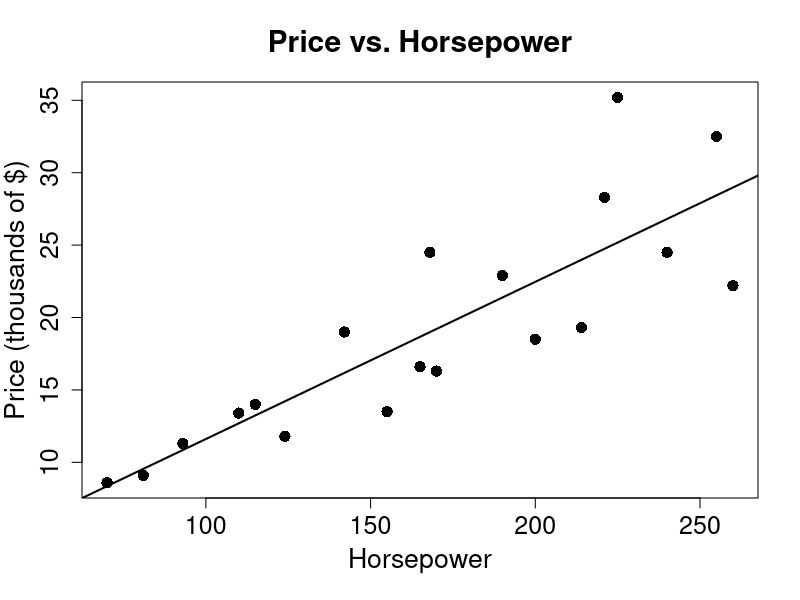
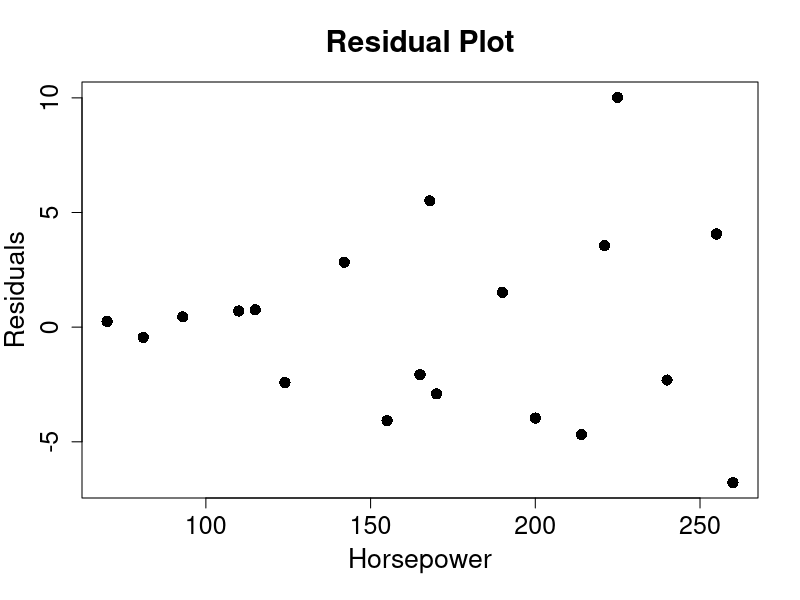

These charts were generated, in order, by the following R code:
# ========== #
# Homework 3 #
# ========== #

# ==================== #
# Problem 1 #
# ==================== #
recov <- read.csv("recovery.txt",       # Reads in the biological recovery data
                  header=T)
attach(recov)                               

# Part (a): 
# =========
logrec <- log(recov$recovery)                # Computes the log recovery percentages
reg.out <- lm(logrec~time)                   # Regression of log recovery on time
summary(reg.out)                             # Prints regression summary

sum(time^2)                    # Computes sum of x-squared
sum((time-mean(time))^2)       # Computes Sxx
confint(reg.out, level=0.99)   # Computes 99% CI's for slope and intercept

# ==================== #
#     Problem 2        #
# ==================== #

big<-read.csv("bigbang.txt")
attach(big)

# Part (b): 
# =========
reg1<-lm(distance~velocity, data=big)
summary(reg1)

# Part (c): 
# =========
reg<-lm(distance~velocity-1, data=big)
summary(reg)
confint(reg, "velocity")   # Computes CI for slope of velocity


# ==================== #
#     Problem 3        #
# ==================== #
horse <- read.csv("horsepower.txt",header=T)
attach(horse)

# Part (a): Scatterplot of price vs. horsepower
# =============================================
plot(horsepower,price,cex.axis=1.5,cex=1.5,     # Plots price vs. horsepower
     xlab="Horsepower",pch=16,cex.lab=1.6,ylab=    #   with axis labels, and a
       "Price (thousands of $)",cex.main=1.8,main=   #   title.
       "Price vs. Horsepower",mgp=c(2.7,1,0))

# Part (b): Regression of price and horsepower with plotted line
# ==============================================================
reg <- lm(price~horsepower)                     # Regresses price on horsepower
abline(reg,lwd=2)                               # Plots regression line

# Part (c): Prediction interval for the average price 
# ==============================================================
xval <- data.frame(horsepower=280)              # Specify an x value
pred <- predict(reg,xval,interval=              # Computes prediction interval for y at x
                  "prediction")


# Part (e): Residual plot
# =======================
plot(horsepower,reg$resid,cex.axis=1.5,cex=1.5, # Plots residuals vs. horsepower
     xlab="Horsepower",pch=16,cex.lab=1.6,ylab=    #   with axis labels, and a
       "Residuals",cex.main=1.8,main=                #   title.
       "Residual Plot",mgp=c(2.7,1,0))


